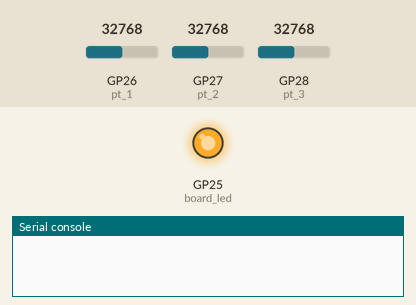
Simulated run of this program. Board: Raspberry Pi Pico running MicroPython. On the bench: output pins drawn as LEDs (lit = HIGH), the last lines printed to the serial console. The inputs (shaded band) are chosen by the test bench; at power-on: GP28 (pt_3) = 32768, GP26 (pt_1) = 32768, GP27 (pt_2) = 32768 (analog values on the 0–65535 scale). No radio messages arrive unless stated (any console line starting 'radio sent:' is added by the test bench); pins used as bus, display or sensor lines are not drawn.

Above: at 0.1 s.
At 1.8 s:
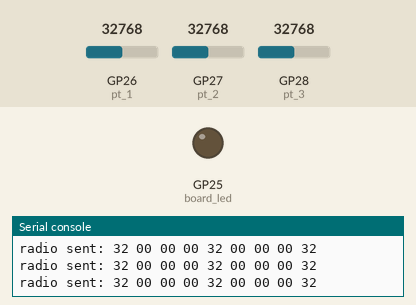
1.9 s: GP28 (pt_3) set to 45874
3.4 s: GP26 (pt_1) set to 19660
4.9 s: GP27 (pt_2) set to 19660
6.4 s: GP26 (pt_1) set to 7864
7.9 s: GP27 (pt_2) set to 7864
9.4 s: GP28 (pt_3) set to 57670
Timing chart, 0 to 11.9 s (numbered marks = the images above; inputs shaded):
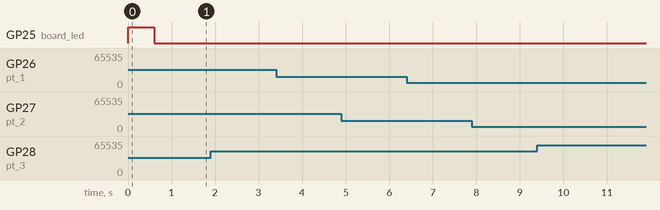

The program:

controller.py
```python
from machine import Pin, ADC, SPI
import struct
from nrf24l01 import NRF24L01
from lib import toolkit

# Slave pause between receiving data and checking for further packets.
_RX_POLL_DELAY = const(15)
# Slave pauses an additional _SLAVE_SEND_DELAY ms after receiving data and before
# transmitting to allow the (remote) master time to get into receive mode. The
# master may be a slow device. Value tested with Pyboard, ESP32 and ESP8266.
_SLAVE_SEND_DELAY = const(10)

cfg = {"spi": 0, "miso": 4, "mosi": 7, "sck": 6, "csn": 15, "ce": 14}
# Addresses are in little-endian format. They correspond to big-endian
# 0xf0f0f0f0e1, 0xf0f0f0f0d2
pipes = (b"\xe1\xf0\xf0\xf0\xf0", b"\xd2\xf0\xf0\xf0\xf0")

csn = Pin(cfg["csn"], mode=Pin.OUT, value=1)
ce = Pin(cfg["ce"], mode=Pin.OUT, value=0)
if cfg["spi"] == -1:
    spi = SPI(-1, sck=Pin(cfg["sck"]), mosi=Pin(cfg["mosi"]), miso=Pin(cfg["miso"]))
    nrf = NRF24L01(spi, csn, ce, payload_size=8)
else:
    nrf = NRF24L01(SPI(cfg["spi"]), csn, ce, payload_size=12)

nrf.open_tx_pipe(pipes[0])
nrf.open_rx_pipe(1, pipes[1])
nrf.start_listening()

toolkit.pico_led_blink()

pt_1 = ADC(26)
pt_2 = ADC(27)
pt_3 = ADC(28)

denominator = pow(2, 16)

toolkit.pico_led_blink()

while True:
    nrf.stop_listening()

    v_1 = int(pt_1.read_u16() / denominator * 100)
    v_2 = int(pt_2.read_u16() / denominator * 100)
    # v_3 = int(pt_3.read_u16() / denominator * 100)

    v_3 = int((denominator - pt_3.read_u16()) / denominator * 100)

    # print(v_1, v_2, v_3)

    try:
        nrf.send(struct.pack("iii", v_1, v_2, v_3))
    except OSError:
        pass

    nrf.start_listening()

    # v = f"{v_1},{v_2},{v_3}"
    # print(v)
    # lora.send(data=v, header_to=asset_id)

    # try:
    #     # nrf.send(struct.pack("iii", v_1, v_2, v_3))
    #     print(v_1)
    #     nrf.send(struct.pack("i", v_1))
    #
    #     nrf.send("\n")
    #     # toolkit.pico_led_blink()
    # except:
    #     pass
    #     print('err')

    # time.sleep(0.8)
```

toolkit.py
```python
from machine import Pin, ADC
import utime

board_led = Pin(25, Pin.OUT)
sensor_temp = ADC(4)


def pico_led_blink():
    board_led(1)
    utime.sleep(0.3)
    board_led(0)


def read_pico_tempreture():
    temperature = sensor_temp.read_u16() * (3.3 / 65535)
    temperature = 27 - (temperature - 0.706) / 0.001721

    return temperature

def as7262_take_measurements(as7262_sensor):
    wavelengths = as7262_sensor.get_wavelengths()

    calibrated_values = [-1.0, -1.0, -1.0, -1.0, -1.0, -1.0]
    as7262_sensor.take_measurements()
    calibrated_values = as7262_sensor.get_calibrated_values()

    return str([round(a/b,2) for (a,b) in zip(calibrated_values , wavelengths)]).replace(' ','')[1:-1]
```
